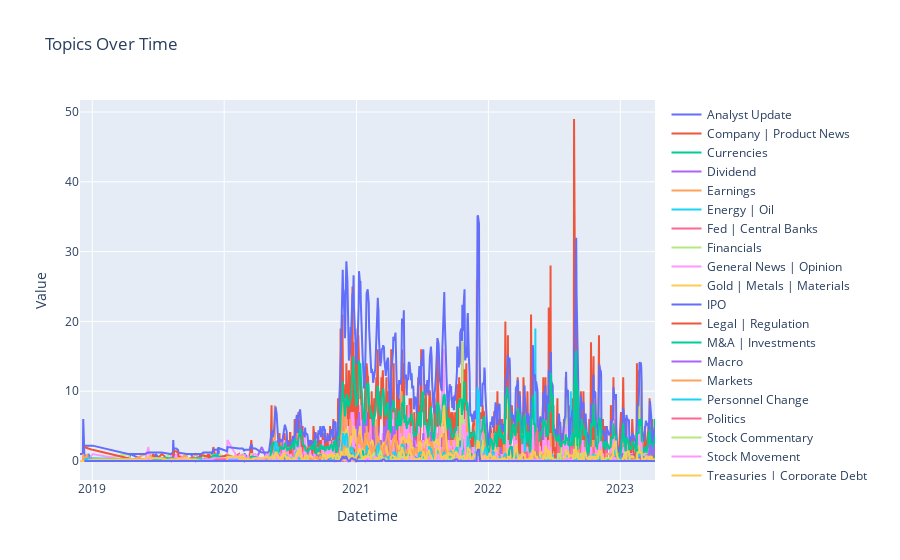

Write notebook code for a chart like this one.
### Code cell
# Specify the columns you want to plot
columns_to_plot = list(eikon_topics_df.columns[1:])

# Create the figure
fig = go.Figure()

# Iterate over the columns and add traces to the figure
for column in columns_to_plot:
    fig.add_trace(go.Scatter(x=eikon_topics_df.index, y=eikon_topics_df[column], name=column))

# Update the layout
fig.update_layout(title='Topics Over Time', xaxis_title='Datetime', yaxis_title='Value')

# Display the plot
fig.show()

### Figure 1 — Plotly figure (JSON) as saved in the notebook; plotly's stock layout.template omitted (floating-point values rounded to 4 significant figures; data arrays with more than 128 entries replaced by an {"elided": "..."} marker saying what was removed)
{"data": [{"name": "Analyst Update", "type": "scatter", "x": {"elided": "770 str values"}, "y": {"elided": "770 int values"}}, {"name": "Company | Product News", "type": "scatter", "x": {"elided": "770 str values"}, "y": {"elided": "770 int values"}}, {"name": "Currencies", "type": "scatter", "x": {"elided": "770 str values"}, "y": {"elided": "770 int values"}}, {"name": "Dividend", "type": "scatter", "x": {"elided": "770 str values"}, "y": {"elided": "770 int values"}}, {"name": "Earnings", "type": "scatter", "x": {"elided": "770 str values"}, "y": {"elided": "770 int values"}}, {"name": "Energy | Oil", "type": "scatter", "x": {"elided": "770 str values"}, "y": {"elided": "770 int values"}}, {"name": "Fed | Central Banks", "type": "scatter", "x": {"elided": "770 str values"}, "y": {"elided": "770 int values"}}, {"name": "Financials", "type": "scatter", "x": {"elided": "770 str values"}, "y": {"elided": "770 int values"}}, {"name": "General News | Opinion", "type": "scatter", "x": {"elided": "770 str values"}, "y": {"elided": "770 int values"}}, {"name": "Gold | Metals | Materials", "type": "scatter", "x": {"elided": "770 str values"}, "y": {"elided": "770 int values"}}, {"name": "IPO", "type": "scatter", "x": {"elided": "770 str values"}, "y": {"elided": "770 int values"}}, {"name": "Legal | Regulation", "type": "scatter", "x": {"elided": "770 str values"}, "y": {"elided": "770 int values"}}, {"name": "M&A | Investments", "type": "scatter", "x": {"elided": "770 str values"}, "y": {"elided": "770 int values"}}, {"name": "Macro", "type": "scatter", "x": {"elided": "770 str values"}, "y": {"elided": "770 int values"}}, {"name": "Markets", "type": "scatter", "x": {"elided": "770 str values"}, "y": {"elided": "770 int values"}}, {"name": "Personnel Change", "type": "scatter", "x": {"elided": "770 str values"}, "y": {"elided": "770 int values"}}, {"name": "Politics", "type": "scatter", "x": {"elided": "770 str values"}, "y": {"elided": "770 int values"}}, {"name": "Stock Commentary", "type": "scatter", "x": {"elided": "770 str values"}, "y": {"elided": "770 int values"}}, {"name": "Stock Movement", "type": "scatter", "x": {"elided": "770 str values"}, "y": {"elided": "770 int values"}}, {"name": "Treasuries | Corporate Debt", "type": "scatter", "x": {"elided": "770 str values"}, "y": {"elided": "770 int values"}}, {"name": "r5_tweet_count", "type": "scatter", "x": {"elided": "770 str values"}, "y": {"elided": "770 float values"}}, {"name": "r5_Analyst Update", "type": "scatter", "x": {"elided": "770 str values"}, "y": {"elided": "770 float values"}}, {"name": "r5_Company | Product News", "type": "scatter", "x": {"elided": "770 str values"}, "y": {"elided": "770 float values"}}, {"name": "r5_Currencies", "type": "scatter", "x": {"elided": "770 str values"}, "y": {"elided": "770 float values"}}, {"name": "r5_Dividend", "type": "scatter", "x": {"elided": "770 str values"}, "y": {"elided": "770 float values"}}, {"name": "r5_Earnings", "type": "scatter", "x": {"elided": "770 str values"}, "y": {"elided": "770 float values"}}, {"name": "r5_Energy | Oil", "type": "scatter", "x": {"elided": "770 str values"}, "y": {"elided": "770 float values"}}, {"name": "r5_Fed | Central Banks", "type": "scatter", "x": {"elided": "770 str values"}, "y": {"elided": "770 float values"}}, {"name": "r5_Financials", "type": "scatter", "x": {"elided": "770 str values"}, "y": {"elided": "770 float values"}}, {"name": "r5_General News | Opinion", "type": "scatter", "x": {"elided": "770 str values"}, "y": {"elided": "770 float values"}}, {"name": "r5_Gold | Metals | Materials", "type": "scatter", "x": {"elided": "770 str values"}, "y": {"elided": "770 float values"}}, {"name": "r5_IPO", "type": "scatter", "x": {"elided": "770 str values"}, "y": {"elided": "770 float values"}}, {"name": "r5_Legal | Regulation", "type": "scatter", "x": {"elided": "770 str values"}, "y": {"elided": "770 float values"}}, {"name": "r5_M&A | Investments", "type": "scatter", "x": {"elided": "770 str values"}, "y": {"elided": "770 float values"}}, {"name": "r5_Macro", "type": "scatter", "x": {"elided": "770 str values"}, "y": {"elided": "770 float values"}}, {"name": "r5_Markets", "type": "scatter", "x": {"elided": "770 str values"}, "y": {"elided": "770 float values"}}, {"name": "r5_Personnel Change", "type": "scatter", "x": {"elided": "770 str values"}, "y": {"elided": "770 float values"}}, {"name": "r5_Politics", "type": "scatter", "x": {"elided": "770 str values"}, "y": {"elided": "770 float values"}}, {"name": "r5_Stock Commentary", "type": "scatter", "x": {"elided": "770 str values"}, "y": {"elided": "770 float values"}}, {"name": "r5_Stock Movement", "type": "scatter", "x": {"elided": "770 str values"}, "y": {"elided": "770 float values"}}, {"name": "r5_Treasuries | Corporate Debt", "type": "scatter", "x": {"elided": "770 str values"}, "y": {"elided": "770 float values"}}], "layout": {"title": {"text": "Topics Over Time"}, "xaxis": {"title": {"text": "Datetime"}}, "yaxis": {"title": {"text": "Value"}}}}
